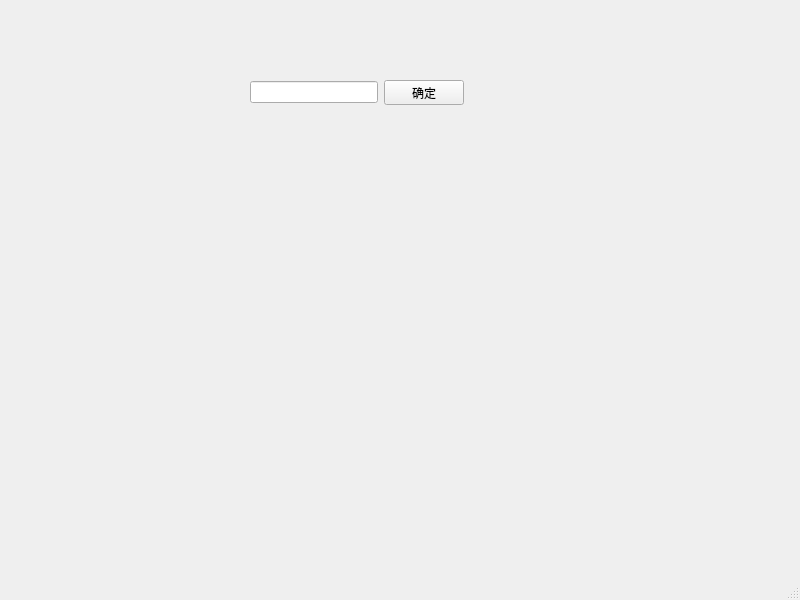
<?xml version="1.0" encoding="UTF-8"?>
<ui version="4.0">
 <class>MainWindow</class>
 <widget class="QMainWindow" name="MainWindow">
  <property name="geometry">
   <rect>
    <x>0</x>
    <y>0</y>
    <width>800</width>
    <height>600</height>
   </rect>
  </property>
  <property name="windowTitle">
   <string>MainWindow</string>
  </property>
  <widget class="QWidget" name="centralwidget">
   <widget class="QWidget" name="">
    <property name="geometry">
     <rect>
      <x>250</x>
      <y>80</y>
      <width>214</width>
      <height>25</height>
     </rect>
    </property>
    <layout class="QHBoxLayout" name="horizontalLayout">
     <item>
      <widget class="QLineEdit" name="lineEdit"/>
     </item>
     <item>
      <widget class="QPushButton" name="pushButton">
       <property name="text">
        <string>确定</string>
       </property>
      </widget>
     </item>
    </layout>
   </widget>
  </widget>
  <widget class="QMenuBar" name="menubar">
   <property name="geometry">
    <rect>
     <x>0</x>
     <y>0</y>
     <width>800</width>
     <height>22</height>
    </rect>
   </property>
  </widget>
  <widget class="QStatusBar" name="statusbar"/>
 </widget>
 <resources/>
 <connections/>
</ui>
